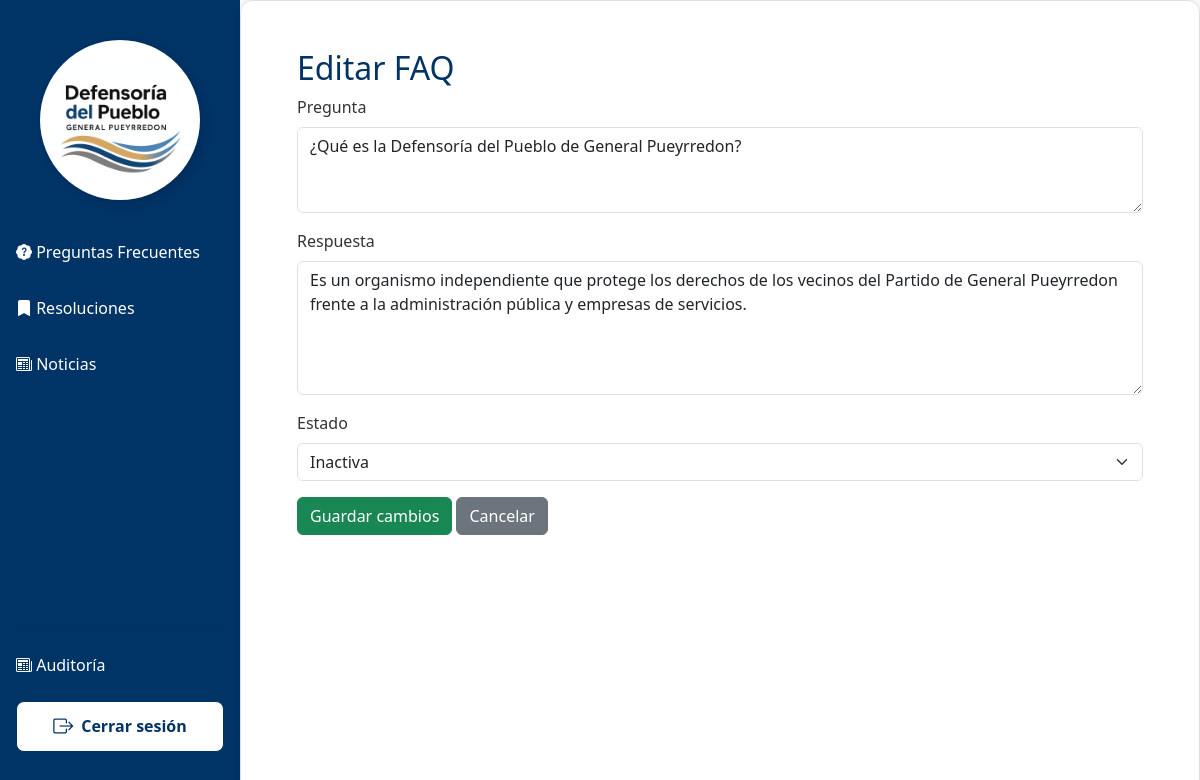
Screenshot of /principal/index.php?vista=faq/editarFaq&id=1 with the database file from the repository.
### tables this page shows
CREATE TABLE `faq` (
  `faq_id` int(10) UNSIGNED NOT NULL,
  `pregunta` text NOT NULL COMMENT 'Cuerpo de la pregunta',
  `respuesta` text NOT NULL COMMENT 'Cuerpo de la respuesta a la pregunta',
  `usuario_id` tinyint(3) UNSIGNED NOT NULL,
  `estado` tinyint(4) NOT NULL DEFAULT 0 COMMENT 'Este campo valida el estado de FAQ ( 1 es para activo// 0 para inactivo)',
  `auditoria_id` int(10) UNSIGNED NOT NULL
);

### vistas/faq/editarFaq.php (the view, shortened to what this page needs)
<?php
require_once(__DIR__ . "/../../plantilla/head2.php");
mysqli_set_charset($link, "utf8mb4");
$id = isset($_GET['id']) ? intval($_GET['id']) : 0;
$sql = "SELECT * FROM faq WHERE faq_id = $id";
$res = mysqli_query($link, $sql);
$faq = mysqli_fetch_assoc($res);
?>
<div class="container mt-4">
    <h2>Editar FAQ</h2>
    <form method="POST" action="index.php?vista=faq/actualizarFaq">
        <div class="mb-3">
            <label class="form-label">Pregunta</label>
            <textarea name="pregunta" class="form-control" rows="3" required><?= $faq['pregunta'] ?></textarea>
        </div>
        <div class="mb-3">
            <label class="form-label">Respuesta</label>
            <textarea name="respuesta" class="form-control" rows="5" required><?= $faq['respuesta'] ?></textarea>
        </div>
        <div class="mb-3">
            <label class="form-label">Estado</label>
            <select name="estado" class="form-select">
                <option value="0" <?= $faq['estado']==0?'selected':'' ?>>Inactiva</option>
            </select>
        </div>
        <button type="submit" class="btn btn-success">Guardar cambios</button>
        <a href="index.php?vista=faq/faq" class="btn btn-secondary">Cancelar</a>
    </form>
</div>

### plantilla/style.css (style rules this page uses)
html, body { margin: 0; background-color: #f7f9f9; display: flex; flex-direction: column; height: 100%; }
.container { width: 100%; padding-left: 1rem; padding-right: 1rem; }
body { font-family: 'Segoe UI', sans-serif; color: #333; }
h1, h2, h3 { color: #003366; }

### rows the page displays
faq: pregunta "¿Qué es la Defensoría del Pueblo de General Pueyrredon?", respuesta "Es un organismo independiente que protege los derechos de los vecinos del Partido de General Pueyrredon frente a la administración pública y empresas de servicios.", estado "Inactiva"
